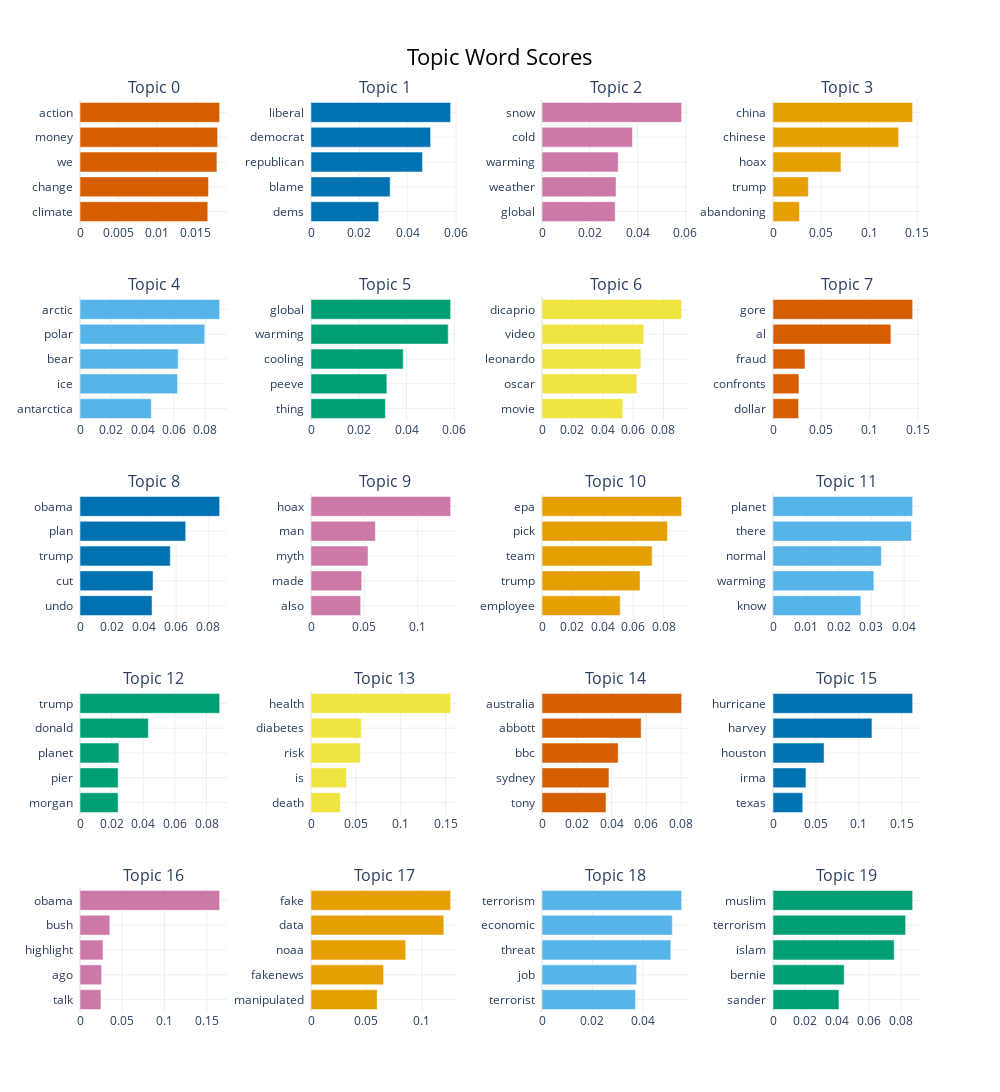

This figure's notebook cell:
### Markdown cell above
The output of `bertopic_model.visualize_topics()` is a set of visualizations that provide insights into the topics identified by the BERTopic model. These visualizations can be used to understand the relationships between different topics, identify key words and phrases associated with each topic, and explore the distribution of documents across topics.

Here's how to interpret the visualizations:

1. **Topic map:** This visualization shows the topics as points on a two-dimensional map. The distance between points represents the semantic similarity between topics. Topics that are closer together are more similar in terms of their content and keywords.

2. **Topic bar chart:** This chart displays the frequency of each topic in the dataset. The height of each bar corresponds to the number of documents assigned to that topic.

3. **Topic heatmap:** This heatmap shows the top words and phrases associated with each topic. The color intensity indicates the relevance of each word or phrase to the topic. Darker colors represent higher relevance.

4. **Document topic distribution:** This plot shows the distribution of documents across topics. Each document is represented by a point on the plot, and the color of the point indicates the topic it belongs to.

By analyzing these visualizations, you can gain a deeper understanding of the topics in your text data and how they relate to each other. This information can be used for various purposes, such as topic modeling, document clustering, and identifying key themes and trends in the data.

Here are some specific insights you can extract from the visualizations:

* **Topic similarity:** Identify which topics are most similar and most dissimilar based on their proximity on the topic map.

* **Topic dominance:** See which topics are most prevalent in the dataset based on the height of their bars in the topic bar chart.

* **Key words and phrases:** Explore the top words and phrases associated with each topic in the topic heatmap to understand the main themes and concepts represented by each topic.

* **Document distribution:** See how documents are distributed across topics in the document topic distribution plot. This can help you identify documents that cover multiple topics or documents that are outliers in terms of their topic assignment.

By interpreting the visualizations generated by `bertopic_model.visualize_topics()`, you can gain a deeper understanding of the topics in your text data and how they relate to each other. This information can be used for various purposes, such as topic modeling, document clustering, and identifying key themes and trends in the data.

### Code cell
bertopic_model.visualize_barchart(top_n_topics=20)

### Figure 1 — Plotly figure (JSON) as saved in the notebook; plotly's stock layout.template omitted (floating-point values rounded to 4 significant figures)
{"data": [{"marker": {"color": "#D55E00"}, "orientation": "h", "type": "bar", "x": [0.01655, 0.01663, 0.01773, 0.01781, 0.01808], "xaxis": "x", "y": ["climate  ", "change  ", "we  ", "money  ", "action  "], "yaxis": "y"}, {"marker": {"color": "#0072B2"}, "orientation": "h", "type": "bar", "x": [0.02799, 0.03271, 0.04609, 0.04943, 0.05773], "xaxis": "x2", "y": ["dems  ", "blame  ", "republican  ", "democrat  ", "liberal  "], "yaxis": "y2"}, {"marker": {"color": "#CC79A7"}, "orientation": "h", "type": "bar", "x": [0.03062, 0.03096, 0.03185, 0.03783, 0.0584], "xaxis": "x3", "y": ["global  ", "weather  ", "warming  ", "cold  ", "snow  "], "yaxis": "y3"}, {"marker": {"color": "#E69F00"}, "orientation": "h", "type": "bar", "x": [0.02754, 0.03681, 0.07078, 0.1309, 0.1455], "xaxis": "x4", "y": ["abandoning  ", "trump  ", "hoax  ", "chinese  ", "china  "], "yaxis": "y4"}, {"marker": {"color": "#56B4E9"}, "orientation": "h", "type": "bar", "x": [0.04554, 0.06232, 0.06271, 0.07969, 0.08921], "xaxis": "x5", "y": ["antarctica  ", "ice  ", "bear  ", "polar  ", "arctic  "], "yaxis": "y5"}, {"marker": {"color": "#009E73"}, "orientation": "h", "type": "bar", "x": [0.03115, 0.03175, 0.03861, 0.05743, 0.05846], "xaxis": "x6", "y": ["thing  ", "peeve  ", "cooling  ", "warming  ", "global  "], "yaxis": "y6"}, {"marker": {"color": "#F0E442"}, "orientation": "h", "type": "bar", "x": [0.05315, 0.06243, 0.06511, 0.06705, 0.09196], "xaxis": "x7", "y": ["movie  ", "oscar  ", "leonardo  ", "video  ", "dicaprio  "], "yaxis": "y7"}, {"marker": {"color": "#D55E00"}, "orientation": "h", "type": "bar", "x": [0.02649, 0.02686, 0.03311, 0.1221, 0.1446], "xaxis": "x8", "y": ["dollar  ", "confronts  ", "fraud  ", "al  ", "gore  "], "yaxis": "y8"}, {"marker": {"color": "#0072B2"}, "orientation": "h", "type": "bar", "x": [0.04496, 0.0456, 0.05637, 0.06597, 0.08715], "xaxis": "x9", "y": ["undo  ", "cut  ", "trump  ", "plan  ", "obama  "], "yaxis": "y9"}, {"marker": {"color": "#CC79A7"}, "orientation": "h", "type": "bar", "x": [0.04668, 0.04761, 0.05358, 0.06046, 0.1312], "xaxis": "x10", "y": ["also  ", "made  ", "myth  ", "man  ", "hoax  "], "yaxis": "y10"}, {"marker": {"color": "#E69F00"}, "orientation": "h", "type": "bar", "x": [0.05137, 0.06441, 0.07233, 0.0824, 0.09173], "xaxis": "x11", "y": ["employee  ", "trump  ", "team  ", "pick  ", "epa  "], "yaxis": "y11"}, {"marker": {"color": "#56B4E9"}, "orientation": "h", "type": "bar", "x": [0.02681, 0.03076, 0.03306, 0.04225, 0.04259], "xaxis": "x12", "y": ["know  ", "warming  ", "normal  ", "there  ", "planet  "], "yaxis": "y12"}, {"marker": {"color": "#009E73"}, "orientation": "h", "type": "bar", "x": [0.02409, 0.02409, 0.02463, 0.04325, 0.08831], "xaxis": "x13", "y": ["morgan  ", "pier  ", "planet  ", "donald  ", "trump  "], "yaxis": "y13"}, {"marker": {"color": "#F0E442"}, "orientation": "h", "type": "bar", "x": [0.03281, 0.03956, 0.05524, 0.05594, 0.1557], "xaxis": "x14", "y": ["death  ", "is  ", "risk  ", "diabetes  ", "health  "], "yaxis": "y14"}, {"marker": {"color": "#D55E00"}, "orientation": "h", "type": "bar", "x": [0.03678, 0.03849, 0.04377, 0.05701, 0.08028], "xaxis": "x15", "y": ["tony  ", "sydney  ", "bbc  ", "abbott  ", "australia  "], "yaxis": "y15"}, {"marker": {"color": "#0072B2"}, "orientation": "h", "type": "bar", "x": [0.03471, 0.03847, 0.05962, 0.1154, 0.1629], "xaxis": "x16", "y": ["texas  ", "irma  ", "houston  ", "harvey  ", "hurricane  "], "yaxis": "y16"}, {"marker": {"color": "#CC79A7"}, "orientation": "h", "type": "bar", "x": [0.0248, 0.02554, 0.02728, 0.03528, 0.1652], "xaxis": "x17", "y": ["talk  ", "ago  ", "highlight  ", "bush  ", "obama  "], "yaxis": "y17"}, {"marker": {"color": "#E69F00"}, "orientation": "h", "type": "bar", "x": [0.05965, 0.06546, 0.08544, 0.1198, 0.1259], "xaxis": "x18", "y": ["manipulated  ", "fakenews  ", "noaa  ", "data  ", "fake  "], "yaxis": "y18"}, {"marker": {"color": "#56B4E9"}, "orientation": "h", "type": "bar", "x": [0.03707, 0.03753, 0.05108, 0.05167, 0.05538], "xaxis": "x19", "y": ["terrorist  ", "job  ", "threat  ", "economic  ", "terrorism  "], "yaxis": "y19"}, {"marker": {"color": "#009E73"}, "orientation": "h", "type": "bar", "x": [0.04112, 0.04436, 0.07554, 0.08264, 0.08704], "xaxis": "x20", "y": ["sander  ", "bernie  ", "islam  ", "terrorism  ", "muslim  "], "yaxis": "y20"}], "layout": {"annotations": [{"font": {"size": 16}, "showarrow": false, "text": "Topic 0", "x": 0.0875, "xanchor": "center", "xref": "paper", "y": 1.0, "yanchor": "bottom", "yref": "paper"}, {"font": {"size": 16}, "showarrow": false, "text": "Topic 1", "x": 0.3625, "xanchor": "center", "xref": "paper", "y": 1.0, "yanchor": "bottom", "yref": "paper"}, {"font": {"size": 16}, "showarrow": false, "text": "Topic 2", "x": 0.6375, "xanchor": "center", "xref": "paper", "y": 1.0, "yanchor": "bottom", "yref": "paper"}, {"font": {"size": 16}, "showarrow": false, "text": "Topic 3", "x": 0.9125, "xanchor": "center", "xref": "paper", "y": 1.0, "yanchor": "bottom", "yref": "paper"}, {"font": {"size": 16}, "showarrow": false, "text": "Topic 4", "x": 0.0875, "xanchor": "center", "xref": "paper", "y": 0.784, "yanchor": "bottom", "yref": "paper"}, {"font": {"size": 16}, "showarrow": false, "text": "Topic 5", "x": 0.3625, "xanchor": "center", "xref": "paper", "y": 0.784, "yanchor": "bottom", "yref": "paper"}, {"font": {"size": 16}, "showarrow": false, "text": "Topic 6", "x": 0.6375, "xanchor": "center", "xref": "paper", "y": 0.784, "yanchor": "bottom", "yref": "paper"}, {"font": {"size": 16}, "showarrow": false, "text": "Topic 7", "x": 0.9125, "xanchor": "center", "xref": "paper", "y": 0.784, "yanchor": "bottom", "yref": "paper"}, {"font": {"size": 16}, "showarrow": false, "text": "Topic 8", "x": 0.0875, "xanchor": "center", "xref": "paper", "y": 0.568, "yanchor": "bottom", "yref": "paper"}, {"font": {"size": 16}, "showarrow": false, "text": "Topic 9", "x": 0.3625, "xanchor": "center", "xref": "paper", "y": 0.568, "yanchor": "bottom", "yref": "paper"}, {"font": {"size": 16}, "showarrow": false, "text": "Topic 10", "x": 0.6375, "xanchor": "center", "xref": "paper", "y": 0.568, "yanchor": "bottom", "yref": "paper"}, {"font": {"size": 16}, "showarrow": false, "text": "Topic 11", "x": 0.9125, "xanchor": "center", "xref": "paper", "y": 0.568, "yanchor": "bottom", "yref": "paper"}, {"font": {"size": 16}, "showarrow": false, "text": "Topic 12", "x": 0.0875, "xanchor": "center", "xref": "paper", "y": 0.352, "yanchor": "bottom", "yref": "paper"}, {"font": {"size": 16}, "showarrow": false, "text": "Topic 13", "x": 0.3625, "xanchor": "center", "xref": "paper", "y": 0.352, "yanchor": "bottom", "yref": "paper"}, {"font": {"size": 16}, "showarrow": false, "text": "Topic 14", "x": 0.6375, "xanchor": "center", "xref": "paper", "y": 0.352, "yanchor": "bottom", "yref": "paper"}, {"font": {"size": 16}, "showarrow": false, "text": "Topic 15", "x": 0.9125, "xanchor": "center", "xref": "paper", "y": 0.352, "yanchor": "bottom", "yref": "paper"}, {"font": {"size": 16}, "showarrow": false, "text": "Topic 16", "x": 0.0875, "xanchor": "center", "xref": "paper", "y": 0.136, "yanchor": "bottom", "yref": "paper"}, {"font": {"size": 16}, "showarrow": false, "text": "Topic 17", "x": 0.3625, "xanchor": "center", "xref": "paper", "y": 0.136, "yanchor": "bottom", "yref": "paper"}, {"font": {"size": 16}, "showarrow": false, "text": "Topic 18", "x": 0.6375, "xanchor": "center", "xref": "paper", "y": 0.136, "yanchor": "bottom", "yref": "paper"}, {"font": {"size": 16}, "showarrow": false, "text": "Topic 19", "x": 0.9125, "xanchor": "center", "xref": "paper", "y": 0.136, "yanchor": "bottom", "yref": "paper"}], "height": 1250, "hoverlabel": {"bgcolor": "white", "font": {"family": "Rockwell", "size": 16}}, "showlegend": false, "title": {"font": {"color": "Black", "size": 22}, "text": "Topic Word Scores", "x": 0.5, "xanchor": "center", "yanchor": "top"}, "width": 1000, "xaxis": {"anchor": "y", "domain": [0, 0.175], "showgrid": true}, "xaxis10": {"anchor": "y10", "domain": [0.275, 0.45], "showgrid": true}, "xaxis11": {"anchor": "y11", "domain": [0.55, 0.725], "showgrid": true}, "xaxis12": {"anchor": "y12", "domain": [0.825, 1], "showgrid": true}, "xaxis13": {"anchor": "y13", "domain": [0, 0.175], "showgrid": true}, "xaxis14": {"anchor": "y14", "domain": [0.275, 0.45], "showgrid": true}, "xaxis15": {"anchor": "y15", "domain": [0.55, 0.725], "showgrid": true}, "xaxis16": {"anchor": "y16", "domain": [0.825, 1], "showgrid": true}, "xaxis17": {"anchor": "y17", "domain": [0, 0.175], "showgrid": true}, "xaxis18": {"anchor": "y18", "domain": [0.275, 0.45], "showgrid": true}, "xaxis19": {"anchor": "y19", "domain": [0.55, 0.725], "showgrid": true}, "xaxis2": {"anchor": "y2", "domain": [0.275, 0.45], "showgrid": true}, "xaxis20": {"anchor": "y20", "domain": [0.825, 1], "showgrid": true}, "xaxis3": {"anchor": "y3", "domain": [0.55, 0.725], "showgrid": true}, "xaxis4": {"anchor": "y4", "domain": [0.825, 1], "showgrid": true}, "xaxis5": {"anchor": "y5", "domain": [0, 0.175], "showgrid": true}, "xaxis6": {"anchor": "y6", "domain": [0.275, 0.45], "showgrid": true}, "xaxis7": {"anchor": "y7", "domain": [0.55, 0.725], "showgrid": true}, "xaxis8": {"anchor": "y8", "domain": [0.825, 1], "showgrid": true}, "xaxis9": {"anchor": "y9", "domain": [0, 0.175], "showgrid": true}, "yaxis": {"anchor": "x", "domain": [0.864, 1.0], "showgrid": true}, "yaxis10": {"anchor": "x10", "domain": [0.432, 0.568], "showgrid": true}, "yaxis11": {"anchor": "x11", "domain": [0.432, 0.568], "showgrid": true}, "yaxis12": {"anchor": "x12", "domain": [0.432, 0.568], "showgrid": true}, "yaxis13": {"anchor": "x13", "domain": [0.216, 0.352], "showgrid": true}, "yaxis14": {"anchor": "x14", "domain": [0.216, 0.352], "showgrid": true}, "yaxis15": {"anchor": "x15", "domain": [0.216, 0.352], "showgrid": true}, "yaxis16": {"anchor": "x16", "domain": [0.216, 0.352], "showgrid": true}, "yaxis17": {"anchor": "x17", "domain": [0, 0.136], "showgrid": true}, "yaxis18": {"anchor": "x18", "domain": [0, 0.136], "showgrid": true}, "yaxis19": {"anchor": "x19", "domain": [0, 0.136], "showgrid": true}, "yaxis2": {"anchor": "x2", "domain": [0.864, 1.0], "showgrid": true}, "yaxis20": {"anchor": "x20", "domain": [0, 0.136], "showgrid": true}, "yaxis3": {"anchor": "x3", "domain": [0.864, 1.0], "showgrid": true}, "yaxis4": {"anchor": "x4", "domain": [0.864, 1.0], "showgrid": true}, "yaxis5": {"anchor": "x5", "domain": [0.648, 0.784], "showgrid": true}, "yaxis6": {"anchor": "x6", "domain": [0.648, 0.784], "showgrid": true}, "yaxis7": {"anchor": "x7", "domain": [0.648, 0.784], "showgrid": true}, "yaxis8": {"anchor": "x8", "domain": [0.648, 0.784], "showgrid": true}, "yaxis9": {"anchor": "x9", "domain": [0.432, 0.568], "showgrid": true}}}
